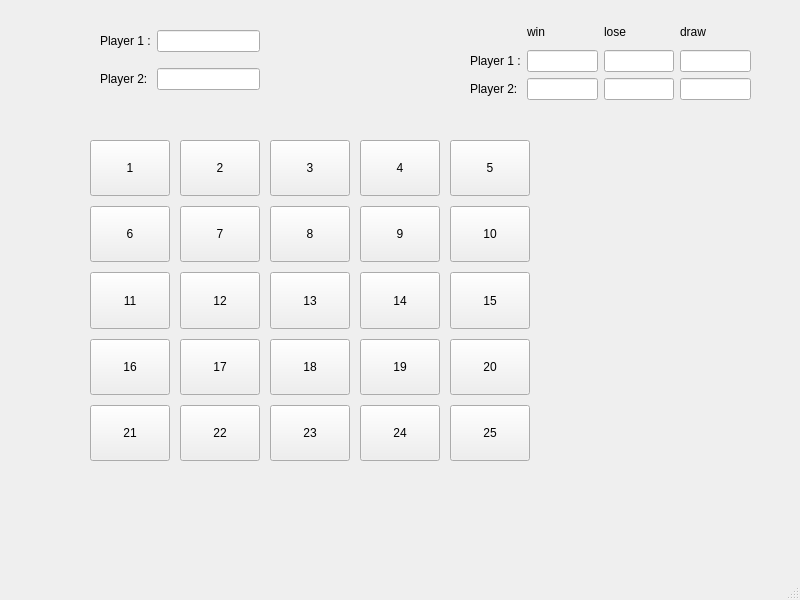
<?xml version="1.0" encoding="UTF-8"?>
<ui version="4.0">
 <class>MainWindow</class>
 <widget class="QMainWindow" name="MainWindow">
  <property name="geometry">
   <rect>
    <x>0</x>
    <y>0</y>
    <width>800</width>
    <height>600</height>
   </rect>
  </property>
  <property name="windowTitle">
   <string>MainWindow</string>
  </property>
  <widget class="QWidget" name="centralwidget">
   <widget class="QWidget" name="gridLayoutWidget">
    <property name="geometry">
     <rect>
      <x>100</x>
      <y>20</y>
      <width>160</width>
      <height>80</height>
     </rect>
    </property>
    <layout class="QGridLayout" name="gridLayout">
     <item row="0" column="0">
      <widget class="QLabel" name="lblName1">
       <property name="text">
        <string>Player 1 :</string>
       </property>
      </widget>
     </item>
     <item row="1" column="0">
      <widget class="QLabel" name="lblName2">
       <property name="text">
        <string>Player 2:</string>
       </property>
      </widget>
     </item>
     <item row="0" column="1">
      <widget class="QLineEdit" name="lineEditName1"/>
     </item>
     <item row="1" column="1">
      <widget class="QLineEdit" name="lineEditName2"/>
     </item>
    </layout>
   </widget>
   <widget class="QWidget" name="gridLayoutWidget_2">
    <property name="geometry">
     <rect>
      <x>470</x>
      <y>20</y>
      <width>281</width>
      <height>80</height>
     </rect>
    </property>
    <layout class="QGridLayout" name="gridLayout_2">
     <item row="2" column="1">
      <widget class="QLineEdit" name="lineEditWin2"/>
     </item>
     <item row="2" column="2">
      <widget class="QLineEdit" name="lineEditLose2"/>
     </item>
     <item row="1" column="1">
      <widget class="QLineEdit" name="lineEditWin1"/>
     </item>
     <item row="2" column="0">
      <widget class="QLabel" name="lblScore2">
       <property name="text">
        <string>Player 2:</string>
       </property>
      </widget>
     </item>
     <item row="1" column="3">
      <widget class="QLineEdit" name="lineEditDraw1"/>
     </item>
     <item row="1" column="0">
      <widget class="QLabel" name="lblScore1">
       <property name="text">
        <string>Player 1 :</string>
       </property>
      </widget>
     </item>
     <item row="2" column="3">
      <widget class="QLineEdit" name="lineEditDraw2"/>
     </item>
     <item row="1" column="2">
      <widget class="QLineEdit" name="lineEditLose1"/>
     </item>
     <item row="0" column="1">
      <widget class="QLabel" name="label_5">
       <property name="text">
        <string>win</string>
       </property>
      </widget>
     </item>
     <item row="0" column="2">
      <widget class="QLabel" name="label_6">
       <property name="text">
        <string>lose</string>
       </property>
      </widget>
     </item>
     <item row="0" column="3">
      <widget class="QLabel" name="label_7">
       <property name="text">
        <string>draw</string>
       </property>
      </widget>
     </item>
    </layout>
   </widget>
   <widget class="QWidget" name="gridLayoutWidget_3">
    <property name="geometry">
     <rect>
      <x>80</x>
      <y>130</y>
      <width>460</width>
      <height>341</height>
     </rect>
    </property>
    <layout class="QGridLayout" name="gridLayout_3" rowstretch="1,1,1,1,1" columnstretch="1,1,1,1,1">
     <property name="sizeConstraint">
      <enum>QLayout::SetDefaultConstraint</enum>
     </property>
     <property name="leftMargin">
      <number>10</number>
     </property>
     <property name="topMargin">
      <number>10</number>
     </property>
     <property name="rightMargin">
      <number>10</number>
     </property>
     <property name="bottomMargin">
      <number>10</number>
     </property>
     <property name="spacing">
      <number>10</number>
     </property>
     <item row="4" column="2">
      <widget class="QPushButton" name="btn23">
       <property name="sizePolicy">
        <sizepolicy hsizetype="Expanding" vsizetype="Expanding">
         <horstretch>0</horstretch>
         <verstretch>0</verstretch>
        </sizepolicy>
       </property>
       <property name="text">
        <string>23</string>
       </property>
      </widget>
     </item>
     <item row="2" column="3">
      <widget class="QPushButton" name="btn14">
       <property name="sizePolicy">
        <sizepolicy hsizetype="Expanding" vsizetype="Expanding">
         <horstretch>0</horstretch>
         <verstretch>0</verstretch>
        </sizepolicy>
       </property>
       <property name="text">
        <string>14</string>
       </property>
      </widget>
     </item>
     <item row="3" column="1">
      <widget class="QPushButton" name="btn17">
       <property name="sizePolicy">
        <sizepolicy hsizetype="Expanding" vsizetype="Expanding">
         <horstretch>0</horstretch>
         <verstretch>0</verstretch>
        </sizepolicy>
       </property>
       <property name="text">
        <string>17</string>
       </property>
      </widget>
     </item>
     <item row="3" column="2">
      <widget class="QPushButton" name="btn18">
       <property name="sizePolicy">
        <sizepolicy hsizetype="Expanding" vsizetype="Expanding">
         <horstretch>0</horstretch>
         <verstretch>0</verstretch>
        </sizepolicy>
       </property>
       <property name="text">
        <string>18</string>
       </property>
      </widget>
     </item>
     <item row="2" column="2">
      <widget class="QPushButton" name="btn13">
       <property name="sizePolicy">
        <sizepolicy hsizetype="Expanding" vsizetype="Expanding">
         <horstretch>0</horstretch>
         <verstretch>0</verstretch>
        </sizepolicy>
       </property>
       <property name="text">
        <string>13</string>
       </property>
      </widget>
     </item>
     <item row="1" column="4">
      <widget class="QPushButton" name="btn10">
       <property name="sizePolicy">
        <sizepolicy hsizetype="Expanding" vsizetype="Expanding">
         <horstretch>0</horstretch>
         <verstretch>0</verstretch>
        </sizepolicy>
       </property>
       <property name="text">
        <string>10</string>
       </property>
      </widget>
     </item>
     <item row="3" column="3">
      <widget class="QPushButton" name="btn19">
       <property name="sizePolicy">
        <sizepolicy hsizetype="Expanding" vsizetype="Expanding">
         <horstretch>0</horstretch>
         <verstretch>0</verstretch>
        </sizepolicy>
       </property>
       <property name="text">
        <string>19</string>
       </property>
      </widget>
     </item>
     <item row="4" column="4">
      <widget class="QPushButton" name="btn25">
       <property name="sizePolicy">
        <sizepolicy hsizetype="Expanding" vsizetype="Expanding">
         <horstretch>0</horstretch>
         <verstretch>0</verstretch>
        </sizepolicy>
       </property>
       <property name="text">
        <string>25</string>
       </property>
      </widget>
     </item>
     <item row="0" column="0">
      <widget class="QPushButton" name="btn01">
       <property name="sizePolicy">
        <sizepolicy hsizetype="Expanding" vsizetype="Expanding">
         <horstretch>0</horstretch>
         <verstretch>0</verstretch>
        </sizepolicy>
       </property>
       <property name="text">
        <string>1</string>
       </property>
      </widget>
     </item>
     <item row="0" column="1">
      <widget class="QPushButton" name="btn02">
       <property name="sizePolicy">
        <sizepolicy hsizetype="Expanding" vsizetype="Expanding">
         <horstretch>0</horstretch>
         <verstretch>0</verstretch>
        </sizepolicy>
       </property>
       <property name="text">
        <string>2</string>
       </property>
      </widget>
     </item>
     <item row="0" column="2">
      <widget class="QPushButton" name="btn03">
       <property name="sizePolicy">
        <sizepolicy hsizetype="Expanding" vsizetype="Expanding">
         <horstretch>0</horstretch>
         <verstretch>0</verstretch>
        </sizepolicy>
       </property>
       <property name="text">
        <string>3</string>
       </property>
      </widget>
     </item>
     <item row="3" column="0">
      <widget class="QPushButton" name="btn16">
       <property name="sizePolicy">
        <sizepolicy hsizetype="Expanding" vsizetype="Expanding">
         <horstretch>0</horstretch>
         <verstretch>0</verstretch>
        </sizepolicy>
       </property>
       <property name="text">
        <string>16</string>
       </property>
      </widget>
     </item>
     <item row="2" column="0">
      <widget class="QPushButton" name="btn11">
       <property name="sizePolicy">
        <sizepolicy hsizetype="Expanding" vsizetype="Expanding">
         <horstretch>0</horstretch>
         <verstretch>0</verstretch>
        </sizepolicy>
       </property>
       <property name="text">
        <string>11</string>
       </property>
      </widget>
     </item>
     <item row="2" column="4">
      <widget class="QPushButton" name="btn15">
       <property name="enabled">
        <bool>true</bool>
       </property>
       <property name="sizePolicy">
        <sizepolicy hsizetype="Expanding" vsizetype="Expanding">
         <horstretch>0</horstretch>
         <verstretch>0</verstretch>
        </sizepolicy>
       </property>
       <property name="text">
        <string>15</string>
       </property>
      </widget>
     </item>
     <item row="4" column="3">
      <widget class="QPushButton" name="btn24">
       <property name="sizePolicy">
        <sizepolicy hsizetype="Expanding" vsizetype="Expanding">
         <horstretch>0</horstretch>
         <verstretch>0</verstretch>
        </sizepolicy>
       </property>
       <property name="text">
        <string>24</string>
       </property>
      </widget>
     </item>
     <item row="2" column="1">
      <widget class="QPushButton" name="btn12">
       <property name="sizePolicy">
        <sizepolicy hsizetype="Expanding" vsizetype="Expanding">
         <horstretch>0</horstretch>
         <verstretch>0</verstretch>
        </sizepolicy>
       </property>
       <property name="text">
        <string>12</string>
       </property>
      </widget>
     </item>
     <item row="4" column="1">
      <widget class="QPushButton" name="btn22">
       <property name="sizePolicy">
        <sizepolicy hsizetype="Expanding" vsizetype="Expanding">
         <horstretch>0</horstretch>
         <verstretch>0</verstretch>
        </sizepolicy>
       </property>
       <property name="text">
        <string>22</string>
       </property>
      </widget>
     </item>
     <item row="0" column="3">
      <widget class="QPushButton" name="btn04">
       <property name="sizePolicy">
        <sizepolicy hsizetype="Expanding" vsizetype="Expanding">
         <horstretch>0</horstretch>
         <verstretch>0</verstretch>
        </sizepolicy>
       </property>
       <property name="text">
        <string>4</string>
       </property>
      </widget>
     </item>
     <item row="4" column="0">
      <widget class="QPushButton" name="btn21">
       <property name="sizePolicy">
        <sizepolicy hsizetype="Expanding" vsizetype="Expanding">
         <horstretch>0</horstretch>
         <verstretch>0</verstretch>
        </sizepolicy>
       </property>
       <property name="text">
        <string>21</string>
       </property>
      </widget>
     </item>
     <item row="3" column="4">
      <widget class="QPushButton" name="btn20">
       <property name="sizePolicy">
        <sizepolicy hsizetype="Expanding" vsizetype="Expanding">
         <horstretch>0</horstretch>
         <verstretch>0</verstretch>
        </sizepolicy>
       </property>
       <property name="text">
        <string>20</string>
       </property>
      </widget>
     </item>
     <item row="0" column="4">
      <widget class="QPushButton" name="btn05">
       <property name="sizePolicy">
        <sizepolicy hsizetype="Expanding" vsizetype="Expanding">
         <horstretch>0</horstretch>
         <verstretch>0</verstretch>
        </sizepolicy>
       </property>
       <property name="text">
        <string>5</string>
       </property>
      </widget>
     </item>
     <item row="1" column="3">
      <widget class="QPushButton" name="btn09">
       <property name="sizePolicy">
        <sizepolicy hsizetype="Expanding" vsizetype="Expanding">
         <horstretch>0</horstretch>
         <verstretch>0</verstretch>
        </sizepolicy>
       </property>
       <property name="text">
        <string>9</string>
       </property>
      </widget>
     </item>
     <item row="1" column="2">
      <widget class="QPushButton" name="btn08">
       <property name="sizePolicy">
        <sizepolicy hsizetype="Expanding" vsizetype="Expanding">
         <horstretch>0</horstretch>
         <verstretch>0</verstretch>
        </sizepolicy>
       </property>
       <property name="text">
        <string>8</string>
       </property>
      </widget>
     </item>
     <item row="1" column="1">
      <widget class="QPushButton" name="btn07">
       <property name="sizePolicy">
        <sizepolicy hsizetype="Expanding" vsizetype="Expanding">
         <horstretch>0</horstretch>
         <verstretch>0</verstretch>
        </sizepolicy>
       </property>
       <property name="text">
        <string>7</string>
       </property>
      </widget>
     </item>
     <item row="1" column="0">
      <widget class="QPushButton" name="btn06">
       <property name="sizePolicy">
        <sizepolicy hsizetype="Expanding" vsizetype="Expanding">
         <horstretch>0</horstretch>
         <verstretch>0</verstretch>
        </sizepolicy>
       </property>
       <property name="text">
        <string>6</string>
       </property>
      </widget>
     </item>
    </layout>
   </widget>
  </widget>
  <widget class="QMenuBar" name="menubar">
   <property name="geometry">
    <rect>
     <x>0</x>
     <y>0</y>
     <width>800</width>
     <height>25</height>
    </rect>
   </property>
  </widget>
  <widget class="QStatusBar" name="statusbar"/>
 </widget>
 <resources/>
 <connections/>
</ui>
